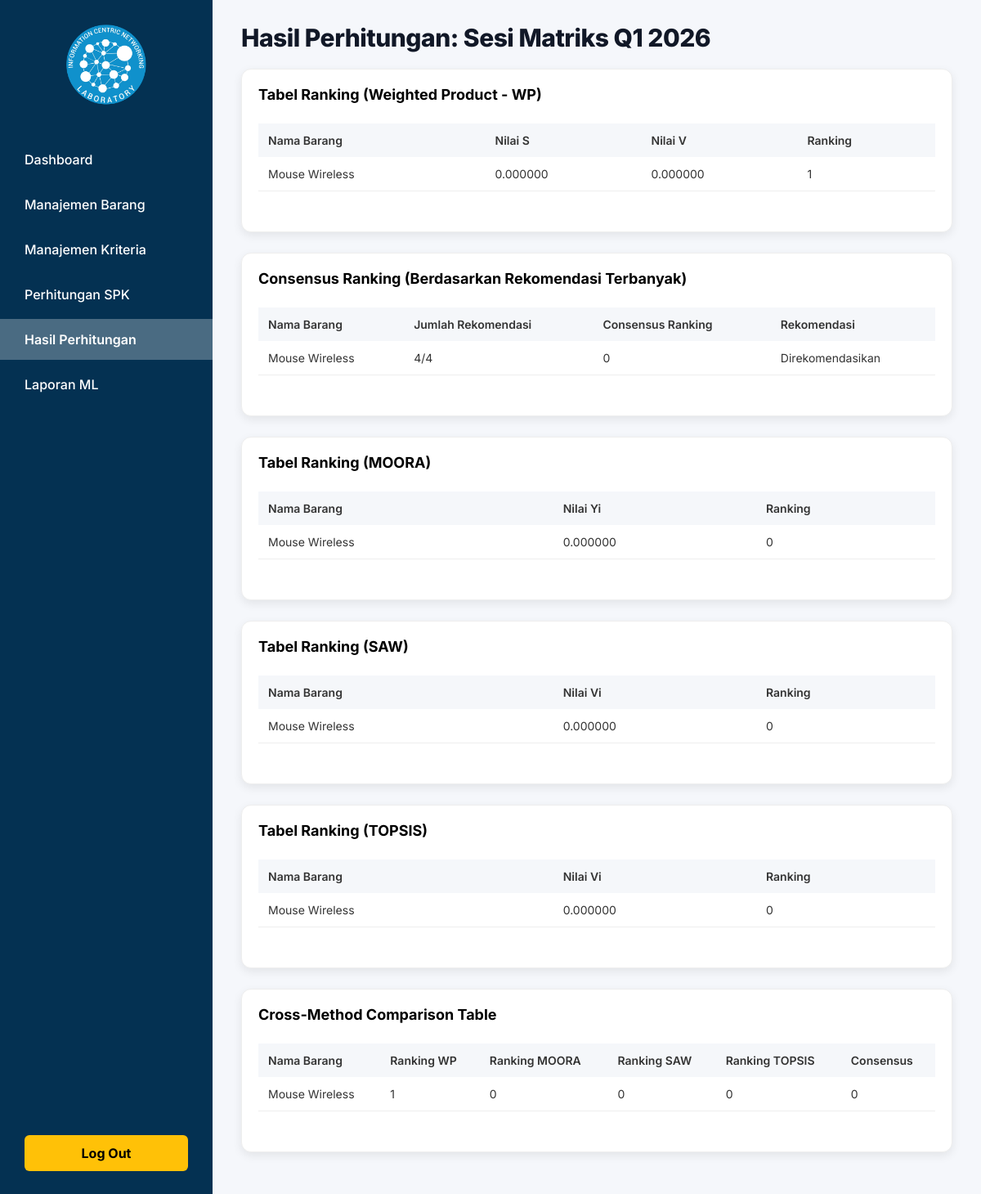
Page /index.php?action=hasilPerhitungan (signed in) on the committed database.
### tables this page shows
CREATE TABLE hasil (
  id_hasil INT AUTO_INCREMENT PRIMARY KEY,
  id_matriks INT,
  id_barang INT,
  nama_barang VARCHAR(100),
  skor FLOAT NOT NULL,
  nilai_s FLOAT DEFAULT 0,
  nilai_v FLOAT DEFAULT 0,
  nilai_yi FLOAT DEFAULT 0,
  nilai_vi_saw FLOAT DEFAULT 0,
  nilai_vi_topsis FLOAT DEFAULT 0,
  rank_moora INT DEFAULT 0,
  rank_saw INT DEFAULT 0,
  rank_topsis INT DEFAULT 0,
  consensus_rank INT DEFAULT 0,
  ranking INT NOT NULL,
  rekomendasi VARCHAR(30),
  FOREIGN KEY (id_matriks) REFERENCES matriks_keputusan(id_matriks) ON DELETE CASCADE,
  FOREIGN KEY (id_barang) REFERENCES barang(id_barang) ON DELETE CASCADE
);

### controllers/AppController.php (called while the page is built, shortened)
<?php
require_once __DIR__ . '/../models/KriteriaModel.php';
require_once __DIR__ . '/../models/HasilModel.php';
class AppController
{
    public function hasilPerhitungan() {
        $id_matriks = isset($_GET['id_matriks']) ? (int)$_GET['id_matriks'] : 1;
        $hasilModel = new HasilModel();
        $ranking = $hasilModel->getRanking($id_matriks);
        $crossMethod = $hasilModel->getCrossMethodComparison($id_matriks);
        require_once __DIR__ . '/../views/hasilPerhitungan.php';
    }
}
?>

### models/HasilModel.php (called while the page is built, shortened)
<?php
require_once __DIR__ . '/../config/database.php';
class HasilModel {
    private $db;
    public function __construct() {
        global $pdo;
        $this->db = $pdo;
    }
    public function getRanking($id_matriks = 1) {
        $stmt = $this->db->prepare("SELECT nama_barang, skor, nilai_s, nilai_v, nilai_yi, nilai_vi_saw, nilai_vi_topsis, rank_moora, rank_saw, rank_topsis, consensus_rank, ranking, rekomendasi FROM hasil WHERE id_matriks = ? ORDER BY consensus_rank");
        $stmt->execute([$id_matriks]);
        return $stmt->fetchAll();
    }
    public function getCrossMethodComparison($id_matriks = 1) {
        $stmt = $this->db->prepare("SELECT nama_barang, ranking AS rankWP, rank_moora AS rankMOORA, rank_saw AS rankSAW, rank_topsis AS rankTOPSIS, consensus_rank AS consensus FROM hasil WHERE id_matriks = ? ORDER BY consensus_rank");
        $stmt->execute([$id_matriks]);
        return $stmt->fetchAll();
    }
}
?>

### views/hasilPerhitungan.php (the view, shortened to what this page needs)
<!DOCTYPE html>
<html lang="id">
<head>
    <link rel="stylesheet" href="assets/css/dashboard-style.css">
</head>
<body>
<div class="dashboard-container">
    <?php include 'views/sidebar.php'; ?>
    <div class="main-content">
        <h1 class="page-title">Hasil Perhitungan: Sesi Matriks Q1 2026</h1>
        <div class="box-panel table-wrapper" style="margin-bottom: 25px;">
            <h3>Tabel Ranking (Weighted Product - WP)</h3>
            <div class="table-responsive">
                <table class="custom-table">
                    <thead>
                        <tr>
                            <th>Nama Barang</th>
                            <th>Nilai S</th>
                            <th>Nilai V</th>
                            <th>Ranking</th>
                        </tr>
                    </thead>
                    <tbody>
                        <?php
                        $rankingWP = $ranking;
                        usort($rankingWP, function($a, $b) {
                            return $a['ranking'] <=> $b['ranking'];
                        });
                        foreach ($rankingWP as $item): ?>
                            <tr>
                                <td style="text-align:left;"><?= htmlspecialchars($item['nama_barang']) ?></td>
                                <td><?= number_format($item['nilai_s'], 6) ?></td>
                                <td><?= number_format($item['nilai_v'], 6) ?></td>
                                <td><?= htmlspecialchars((string) $item['ranking']) ?></td>
                            </tr>
                        <?php endforeach; ?>
                    </tbody>
                </table>
            </div>
        </div>
        <div class="box-panel table-wrapper" style="margin-bottom: 25px;">
            <h3>Consensus Ranking (Berdasarkan Rekomendasi Terbanyak)</h3>
            <div class="table-responsive">
                <table class="custom-table">
                    <thead>
                        <tr>
                            <th>Nama Barang</th>
                            <th>Jumlah Rekomendasi</th>
                            <th>Consensus Ranking</th>
                            <th>Rekomendasi</th>
                        </tr>
                    </thead>
                    <tbody>
                        <?php
                        $recCounts = [];
                        foreach ($ranking as $item) {
                            $count = 0;
                            if ($item['ranking'] <= 3) $count++;
                            if ($item['rank_moora'] <= 3) $count++;
                            if ($item['rank_saw'] <= 3) $count++;
                            if ($item['rank_topsis'] <= 3) $count++;
                            $recCounts[$item['nama_barang']] = $count;
                        }
                        foreach ($ranking as $item): ?>
                            <tr>
                                <td style="text-align:left;"><?= htmlspecialchars($item['nama_barang']) ?></td>
                                <td><?= $recCounts[$item['nama_barang']] ?>/4</td>
                                <td><?= htmlspecialchars((string) $item['consensus_rank']) ?></td>
                                <td>
                                    <?php
                                    $rank = $item['consensus_rank'];
                                    echo $rank === 1 ? 'Sangat Direkomendasikan' : ($rank <= 3 ? 'Direkomendasikan' : 'Perlu Pertimbangan');
                                    ?>
                                </td>
                            </tr>
                        <?php endforeach; ?>
                    </tbody>
                </table>
            </div>
        </div>
        <div class="box-panel table-wrapper" style="margin-bottom: 25px;">
            <h3>Tabel Ranking (MOORA)</h3>
            <div class="table-responsive">
                <table class="custom-table">
                    <thead>
                        <tr>
                            <th>Nama Barang</th>
                            <th>Nilai Yi</th>
                            <th>Ranking</th>
                        </tr>
                    </thead>
                    <tbody>
                        <?php
                        $rankingMOORA = $ranking;
                        usort($rankingMOORA, function($a, $b) {
                            return $a['rank_moora'] <=> $b['rank_moora'];
                        });
                        foreach ($rankingMOORA as $item): ?>
                            <tr>
                                <td style="text-align:left;"><?= htmlspecialchars($item['nama_barang']) ?></td>
                                <td><?= number_format($item['nilai_yi'], 6) ?></td>
                                <td><?= htmlspecialchars((string) $item['rank_moora']) ?></td>
                            </tr>
                        <?php endforeach; ?>
                    </tbody>
                </table>
            </div>
        </div>
        <div class="box-panel table-wrapper" style="margin-bottom: 25px;">
            <h3>Tabel Ranking (SAW)</h3>
            <div class="table-responsive">
                <table class="custom-table">
                    <thead>
                        <tr>
                            <th>Nama Barang</th>
                            <th>Nilai Vi</th>
                            <th>Ranking</th>
                        </tr>
                    </thead>
                    <tbody>
                        <?php
                        $rankingSAW = $ranking;
                        usort($rankingSAW, function($a, $b) {
                            return $a['rank_saw'] <=> $b['rank_saw'];
                        });
                        foreach ($rankingSAW as $item): ?>
                            <tr>
                                <td style="text-align:left;"><?= htmlspecialchars($item['nama_barang']) ?></td>
                                <td><?= number_format($item['nilai_vi_saw'], 6) ?></td>
                                <td><?= htmlspecialchars((string) $item['rank_saw']) ?></td>
                            </tr>
                        <?php endforeach; ?>
                    </tbody>
                </table>
            </div>
        </div>
        <div class="box-panel table-wrapper" style="margin-bottom: 25px;">
            <h3>Tabel Ranking (TOPSIS)</h3>
            <div class="table-responsive">
                <table class="custom-table">
                    <thead>
                        <tr>
                            <th>Nama Barang</th>
                            <th>Nilai Vi</th>
                            <th>Ranking</th>
                        </tr>
                    </thead>
                    <tbody>
                        <?php
                        $rankingTOPSIS = $ranking;
                        usort($rankingTOPSIS, function($a, $b) {
                            return $a['rank_topsis'] <=> $b['rank_topsis'];
                        });
                        foreach ($rankingTOPSIS as $item): ?>
                            <tr>
                                <td style="text-align:left;"><?= htmlspecialchars($item['nama_barang']) ?></td>
                                <td><?= number_format($item['nilai_vi_topsis'], 6) ?></td>
                                <td><?= htmlspecialchars((string) $item['rank_topsis']) ?></td>
                            </tr>
                        <?php endforeach; ?>
                    </tbody>
                </table>
            </div>
        </div>
        <div class="box-panel table-wrapper" style="margin-bottom: 25px;">
            <h3>Cross-Method Comparison Table</h3>
            <div class="table-responsive">
                <table class="custom-table">
                    <thead>
                        <tr>
                            <th>Nama Barang</th>
                            <th>Ranking WP</th>
                            <th>Ranking MOORA</th>
                            <th>Ranking SAW</th>
                            <th>Ranking TOPSIS</th>
                            <th>Consensus</th>
                        </tr>
                    </thead>
                    <tbody>
                        <?php foreach ($crossMethod as $item): ?>
                            <tr>
                                <td style="text-align:left;"><?= htmlspecialchars($item['nama_barang']) ?></td>
                                <td><?= htmlspecialchars((string) $item['rankWP']) ?></td>
                                <td><?= htmlspecialchars((string) $item['rankMOORA']) ?></td>
                                <td><?= htmlspecialchars((string) $item['rankSAW']) ?></td>
                                <td><?= htmlspecialchars((string) $item['rankTOPSIS']) ?></td>
                                <td><?= htmlspecialchars((string) $item['consensus']) ?></td>
                            </tr>
                        <?php endforeach; ?>
                    </tbody>
                </table>
            </div>
        </div>
    </div>
</div>
</body>
</html>

### assets/css/dashboard-style.css (style rules this page uses)
* { margin: 0; padding: 0; box-sizing: border-box; font-family: 'Inter', sans-serif; }
body { background-color: #f8f9fa; overflow-x: hidden; }
.dashboard-container { display: flex; min-height: 100vh; }
.main-content { margin-left: 260px; padding: 40px 50px; width: calc(100% - 260px); background-color: #f8f9fa; min-height: 100vh; }
.page-title { font-size: 28px; color: #111; font-weight: 400; margin-bottom: 30px; letter-spacing: -0.5px; }
.box-panel { background: #ffffff; padding: 20px; border-radius: 12px; box-shadow: 0 4px 12px rgba(0,0,0,0.08); border: 1px solid #eee; margin-bottom: 25px; }
.table-wrapper { min-height: 200px; }
.table-wrapper h3 { font-size: 18px; margin-bottom: 15px; }
.custom-table { width: 100%; border-collapse: collapse; margin-top: 10px; background-color: #ffffff; }
.custom-table th { background-color: #f5f7fa; text-align: left; padding: 12px; font-weight: 600; font-size: 14px; color: #333; }
.custom-table td { padding: 12px; border-bottom: 1px solid #eee; font-size: 14px; color: #333; }
.table-responsive { overflow-x: auto; }
.main-content { margin-left: 260px; padding: 28px 35px; width: calc(100% - 260px); background-color: #f5f7fb; min-height: 100vh; overflow-y: auto; }
.page-title { font-size: 30px; color: #111827; font-weight: 800; margin-bottom: 20px; letter-spacing: -0.5px; }

### rows in the picture
hasil: nama_barang "Mouse Wireless", nilai_s "0.000000", nilai_v "0.000000", ranking "1", nama_barang "4", consensus_rank "0", shows "Direkomendasikan", nilai_yi "0.000000", rank_moora "0", nilai_vi_saw "0.000000", rank_saw "0", nilai_vi_topsis "0.000000", rank_topsis "0"
